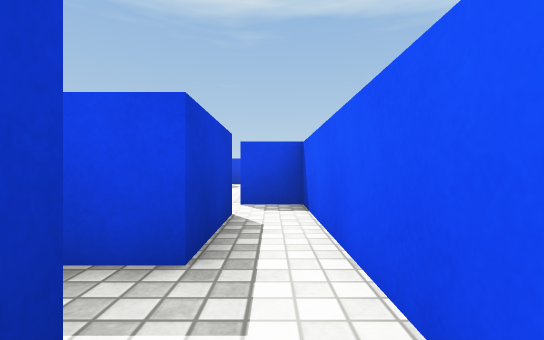
view 1 (above)

17 first-person views from a walk through a 3-D level made in the Unity game engine. The camera is 0.55 m above the floor, looks level and sees 85° across. The floor is counted in squares, 1 m on a side. Each view is taken from the middle of a square. On the plan, view 1 faces up. The plan holds only what a view shows up to about 9 squares ahead; the rest is blank. Surface patterns are stand-ins for the level's own textures.

view 2
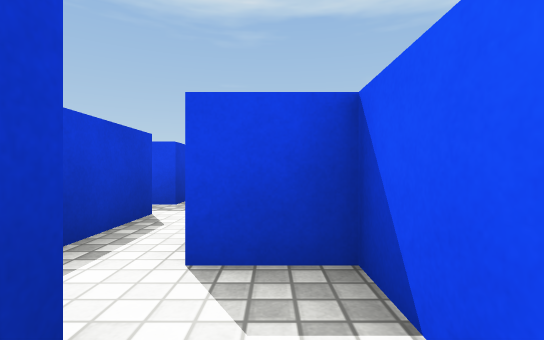

view 3
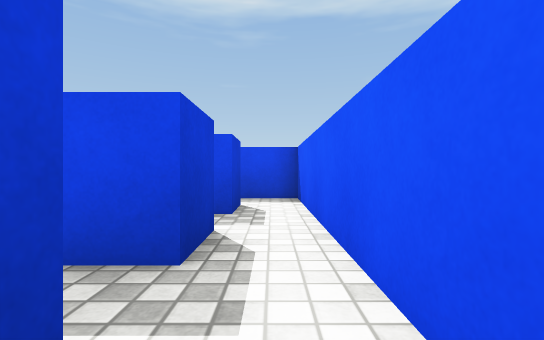

view 4
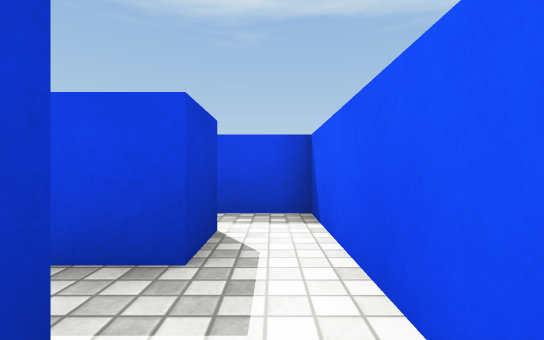

view 5
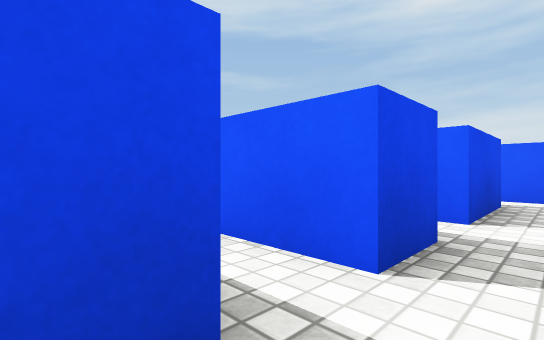

view 6
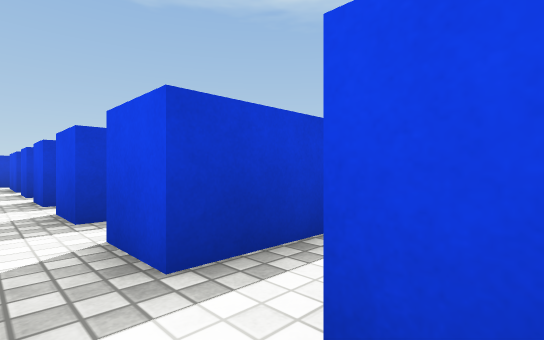

view 7
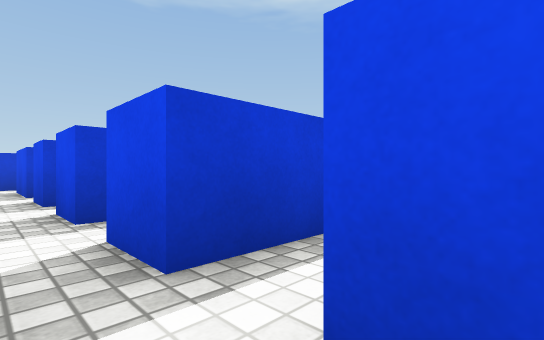

view 8
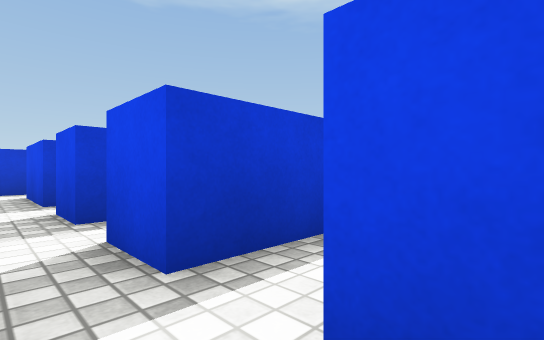

view 9
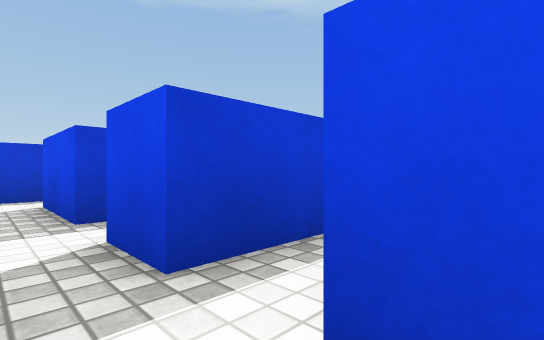

view 10
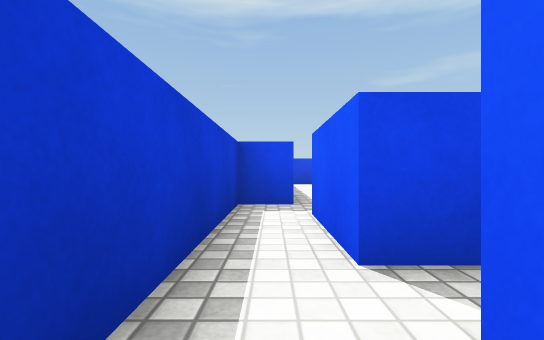

view 11
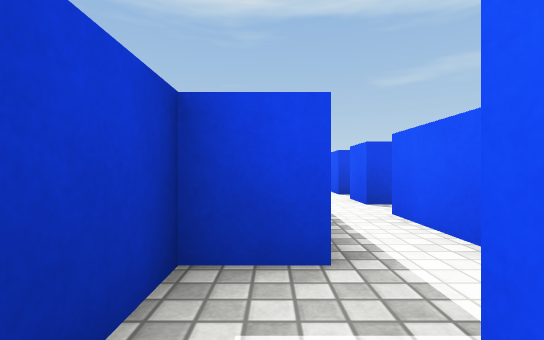

view 12
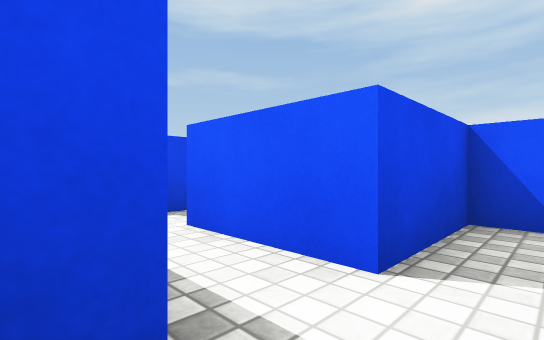

view 13
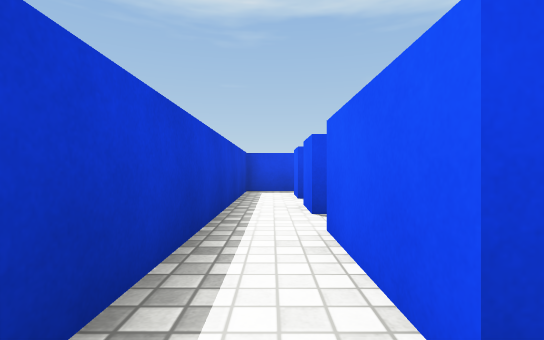

view 14
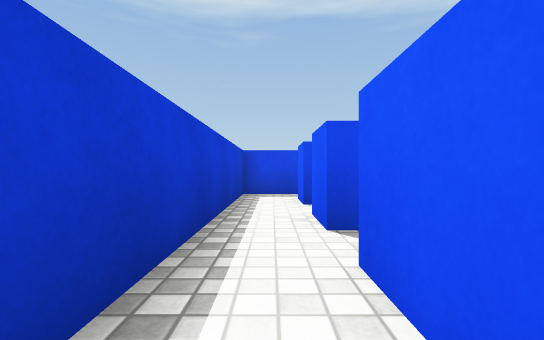

view 15
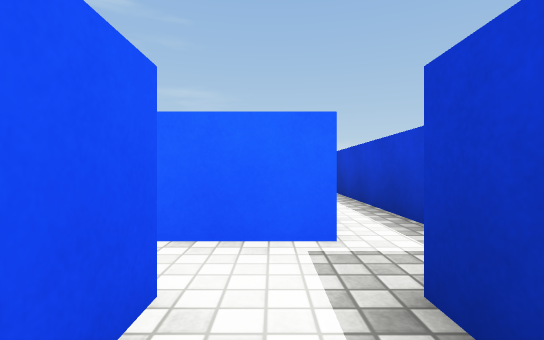

view 16
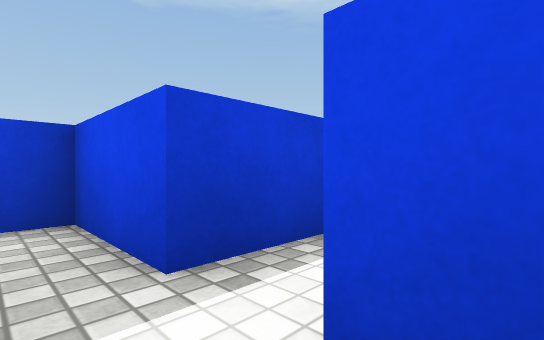

view 17
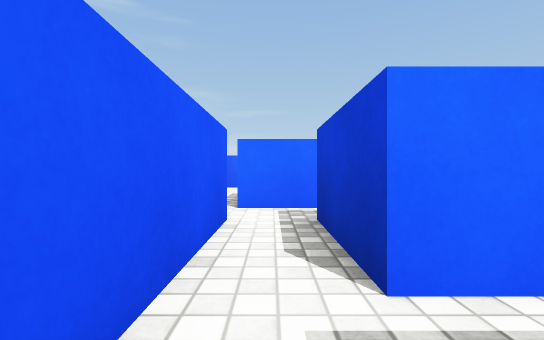

### Floor plan
Key: @ floor where view 1 was taken; # wall or solid block; . floor.
Columns run from 15 left of view 1 to 1 right of it. Each row starts with its distance up from view 1.
 12  ###         ###
 11  #.          ..#
 10  #.#         #.#
  9  #..         ..#
  8  #.#         #.#
  7  #..         ..#
  6  #.#         #.#
  5 ##.###     ###.##
  4 #....#     #....#
  3 #.##.#.#.#.#.##.#
  2 #.##.#.#.#.#.##.#
  1 #...............#
  0 #.#           #@
 -1 #

Where each view was taken, in squares from view 1:
view 1: 0 up, 0 right, facing up
view 2: 3 up, 0 right, facing up
view 3: 6 up, 1 left, facing up
view 4: 8 up, 1 left, facing up
view 5: 1 up, 6 left, facing up-right
view 6: 1 up, 2 left, facing up-left
view 7: 1 up, 4 left, facing up-left
view 8: 1 up, 6 left, facing up-left
view 9: 1 up, 8 left, facing up-left
view 10: 0 up, 14 left, facing up
view 11: 3 up, 14 left, facing up
view 12: 4 up, 14 left, facing up-right
view 13: 4 up, 13 left, facing up
view 14: 5 up, 13 left, facing up
view 15: 6 up, 13 left, facing down
view 16: 4 up, 0 right, facing up-left
view 17: 8 up, 1 left, facing down
